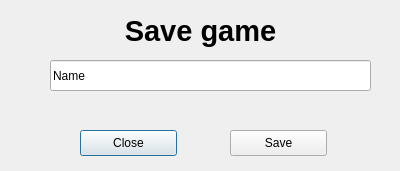
<?xml version="1.0" encoding="UTF-8"?>
<ui version="4.0">
 <class>SaveDialogue</class>
 <widget class="QDialog" name="SaveDialogue">
  <property name="geometry">
   <rect>
    <x>0</x>
    <y>0</y>
    <width>400</width>
    <height>171</height>
   </rect>
  </property>
  <property name="windowTitle">
   <string>Dialog</string>
  </property>
  <widget class="QLabel" name="label">
   <property name="geometry">
    <rect>
     <x>0</x>
     <y>0</y>
     <width>401</width>
     <height>61</height>
    </rect>
   </property>
   <property name="font">
    <font>
     <family>Arial</family>
     <pointsize>22</pointsize>
     <weight>75</weight>
     <bold>true</bold>
    </font>
   </property>
   <property name="text">
    <string>Save game</string>
   </property>
   <property name="alignment">
    <set>Qt::AlignCenter</set>
   </property>
  </widget>
  <widget class="QLineEdit" name="lineEdit">
   <property name="geometry">
    <rect>
     <x>50</x>
     <y>60</y>
     <width>321</width>
     <height>31</height>
    </rect>
   </property>
   <property name="text">
    <string>Name</string>
   </property>
  </widget>
  <widget class="QPushButton" name="close_button">
   <property name="geometry">
    <rect>
     <x>80</x>
     <y>130</y>
     <width>97</width>
     <height>26</height>
    </rect>
   </property>
   <property name="text">
    <string>Close</string>
   </property>
  </widget>
  <widget class="QPushButton" name="save_button">
   <property name="geometry">
    <rect>
     <x>230</x>
     <y>130</y>
     <width>97</width>
     <height>26</height>
    </rect>
   </property>
   <property name="text">
    <string>Save</string>
   </property>
  </widget>
  <widget class="QLabel" name="message">
   <property name="geometry">
    <rect>
     <x>0</x>
     <y>80</y>
     <width>401</width>
     <height>51</height>
    </rect>
   </property>
   <property name="font">
    <font>
     <family>Arial</family>
     <pointsize>16</pointsize>
    </font>
   </property>
   <property name="text">
    <string/>
   </property>
   <property name="alignment">
    <set>Qt::AlignCenter</set>
   </property>
  </widget>
 </widget>
 <resources/>
 <connections/>
</ui>
